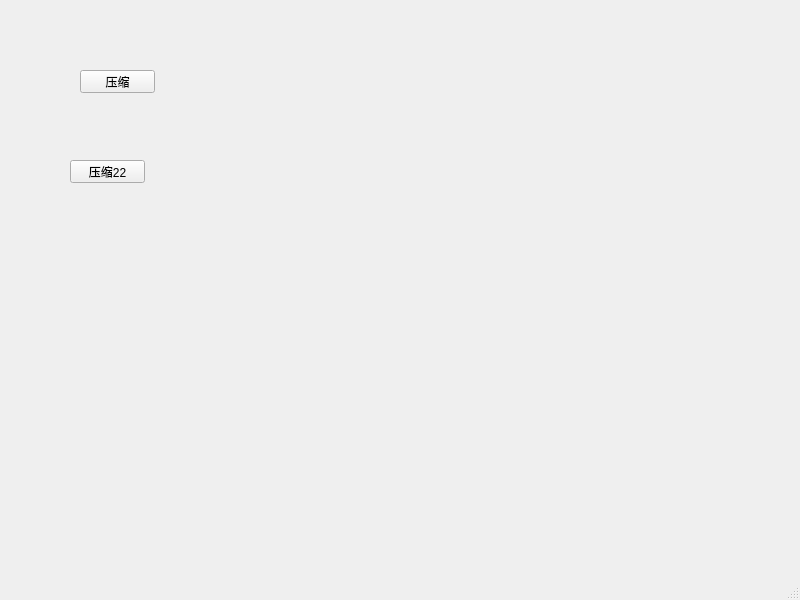
<?xml version="1.0" encoding="UTF-8"?>
<ui version="4.0">
 <class>MainWindow</class>
 <widget class="QMainWindow" name="MainWindow">
  <property name="geometry">
   <rect>
    <x>0</x>
    <y>0</y>
    <width>800</width>
    <height>600</height>
   </rect>
  </property>
  <property name="windowTitle">
   <string>MainWindow</string>
  </property>
  <widget class="QWidget" name="centralwidget">
   <widget class="QPushButton" name="pushButton">
    <property name="geometry">
     <rect>
      <x>80</x>
      <y>70</y>
      <width>75</width>
      <height>23</height>
     </rect>
    </property>
    <property name="text">
     <string>压缩</string>
    </property>
   </widget>
   <widget class="QPushButton" name="pushButton_2">
    <property name="geometry">
     <rect>
      <x>70</x>
      <y>160</y>
      <width>75</width>
      <height>23</height>
     </rect>
    </property>
    <property name="text">
     <string>压缩22</string>
    </property>
   </widget>
  </widget>
  <widget class="QMenuBar" name="menubar">
   <property name="geometry">
    <rect>
     <x>0</x>
     <y>0</y>
     <width>800</width>
     <height>23</height>
    </rect>
   </property>
  </widget>
  <widget class="QStatusBar" name="statusbar"/>
 </widget>
 <resources/>
 <connections/>
</ui>
